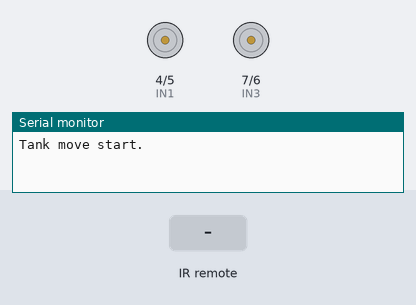
This sketch was run on a simulated Arduino Uno, built with avr-gcc and run on an emulated ATmega328P. On the bench: motor-driver pin pairs drawn as motors (green arrow = first pin HIGH = forward, orange = second pin HIGH = backward, longer = more drive), the last lines printed to the serial monitor. The test bench sets the inputs (shaded band).

Above: at 1.2 s.
1.3 s: infrared code 0xFF30CF received
At 2.5 s:
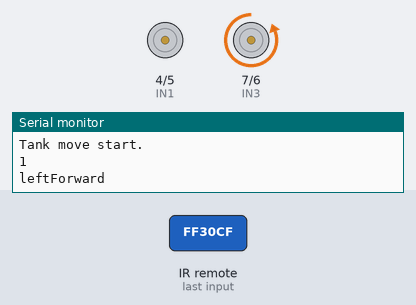
2.8 s: infrared code 0xFF18E7 received
At 3.6 s:
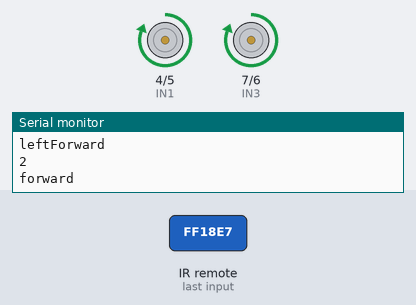
4.3 s: infrared code 0xFF7A85 received
At 4.8 s:
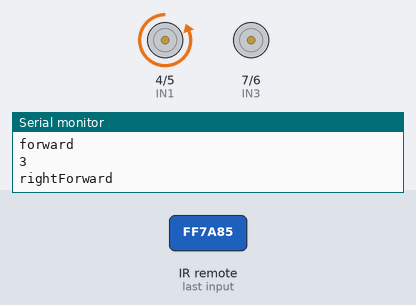
5.8 s: infrared code 0xFF10EF received
At 7.0 s:
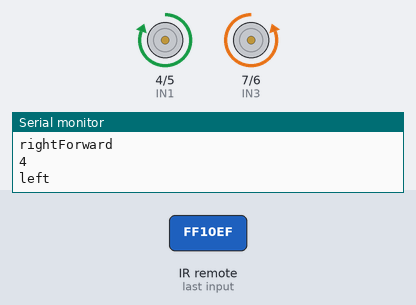
7.3 s: infrared code 0xFF5AA5 received
At 8.3 s:
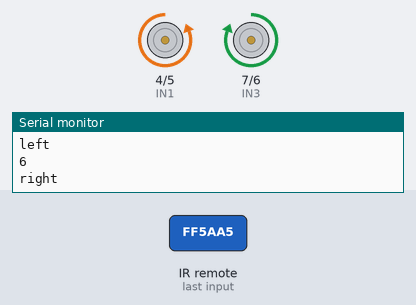
8.8 s: infrared code 0xFF42BD received
At 9.4 s:
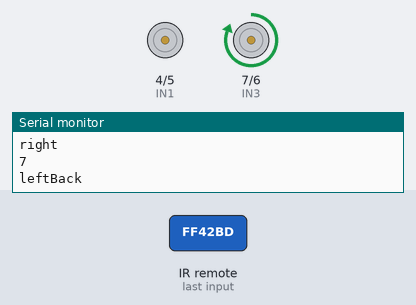
Timing chart, 0 to 11.3 s (numbered marks = the images above; inputs shaded):
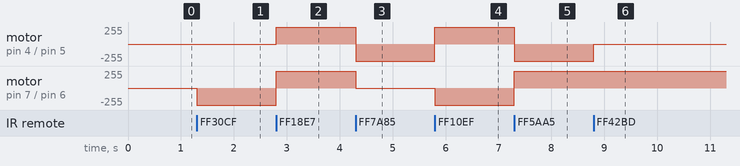

The sketch:

ir_controller_tank.ino
```cpp
#include <IRremote.h>

const int IN1 = 4;
const int IN2 = 5;
const int IN3 = 7;
const int IN4 = 6;
const int reciever  = 11;  // Signal pin of IR receiver to Arduino Digital Pin 11

IRrecv irrecv(reciever);
decode_results results;

void transrateIR() {
  switch (results.value) {
    case 0xFF30CF:
      Serial.println("1");
      leftForward();
      break;
    case 0xFF18E7:
      Serial.println("2");
      forward();
      break;
    case 0xFF7A85:
      Serial.println("3");
      rightForward();
      break;
    case 0xFF10EF:
      Serial.println("4");
      left();
      break;
    case 0xFF38C7:
      Serial.println("5");
      stop();
      break;
    case 0xFF5AA5:
      Serial.println("6");
      right();
      break;
    case 0xFF42BD:
      Serial.println("7");
      leftBack();
      break;
    case 0xFF4AB5:
      Serial.println("8");
      back();
      break;
    case 0xFF52AD:
      Serial.println("9");
      rightBack();
      break;
    default:
      Serial.println("Push other button.");
  }
  delay(5);
}

void setup() {
  pinMode(IN1, OUTPUT);
  pinMode(IN2, OUTPUT);
  pinMode(IN3, OUTPUT);
  pinMode(IN4, OUTPUT);
  Serial.begin(9600);
  Serial.println("Tank move start.");
  irrecv.enableIRIn();
}

void stop() {
  Serial.println("stop");
  digitalWrite(IN1, LOW);
  digitalWrite(IN2, LOW);
  digitalWrite(IN3, LOW);
  digitalWrite(IN4, LOW);
}

void forward() {
  Serial.println("forward");
  digitalWrite(IN1, HIGH);
  digitalWrite(IN2, LOW);
  digitalWrite(IN3, HIGH);
  digitalWrite(IN4, LOW);
}

void back() {
  Serial.println("back");
  digitalWrite(IN1, LOW);
  digitalWrite(IN2, HIGH);
  digitalWrite(IN3, LOW);
  digitalWrite(IN4, HIGH);
}

void right() {
  Serial.println("right");
  digitalWrite(IN1, LOW);
  digitalWrite(IN2, HIGH);
  digitalWrite(IN3, HIGH);
  digitalWrite(IN4, LOW);
}

void rightForward() {
  Serial.println("rightForward");
  digitalWrite(IN1, LOW);
  digitalWrite(IN2, HIGH);
  digitalWrite(IN3, LOW);
  digitalWrite(IN4, LOW);
}

void rightBack() {
  Serial.println("rightBack");
  digitalWrite(IN1, HIGH);
  digitalWrite(IN2, LOW);
  digitalWrite(IN3, LOW);
  digitalWrite(IN4, LOW);
}

void left() {
  Serial.println("left");
  digitalWrite(IN1, HIGH);
  digitalWrite(IN2, LOW);
  digitalWrite(IN3, LOW);
  digitalWrite(IN4, HIGH);
}

void leftForward() {
  Serial.println("leftForward");
  digitalWrite(IN1, LOW);
  digitalWrite(IN2, LOW);
  digitalWrite(IN3, LOW);
  digitalWrite(IN4, HIGH);
}

void leftBack() {
  Serial.println("leftBack");
  digitalWrite(IN1, LOW);
  digitalWrite(IN2, LOW);
  digitalWrite(IN3, HIGH);
  digitalWrite(IN4, LOW);
}

void loop() {
  if (irrecv.decode(&results)) {
    transrateIR();
    irrecv.resume();
  }
}
```

Measured:
- after the input at 1.3 s, motor on pin 7 (IN3) / pin 6 (IN4): stopped → backward 255/255 at once
- after the input at 2.8 s, motor on pin 4 (IN1) / pin 5 (IN2): stopped → forward 255/255 at once; motor on pin 7 (IN3) / pin 6 (IN4): backward 255/255 → forward 255/255 at once
- after the input at 4.3 s, motor on pin 4 (IN1) / pin 5 (IN2): forward 255/255 → backward 255/255 at once; motor on pin 7 (IN3) / pin 6 (IN4): forward 255/255 → stopped at once
- after the input at 5.8 s, motor on pin 4 (IN1) / pin 5 (IN2): backward 255/255 → forward 255/255 at once; motor on pin 7 (IN3) / pin 6 (IN4): stopped → backward 255/255 at once
- after the input at 7.3 s, motor on pin 4 (IN1) / pin 5 (IN2): forward 255/255 → backward 255/255 at once; motor on pin 7 (IN3) / pin 6 (IN4): backward 255/255 → forward 255/255 at once
- after the input at 8.8 s, motor on pin 4 (IN1) / pin 5 (IN2): backward 255/255 → stopped at once
